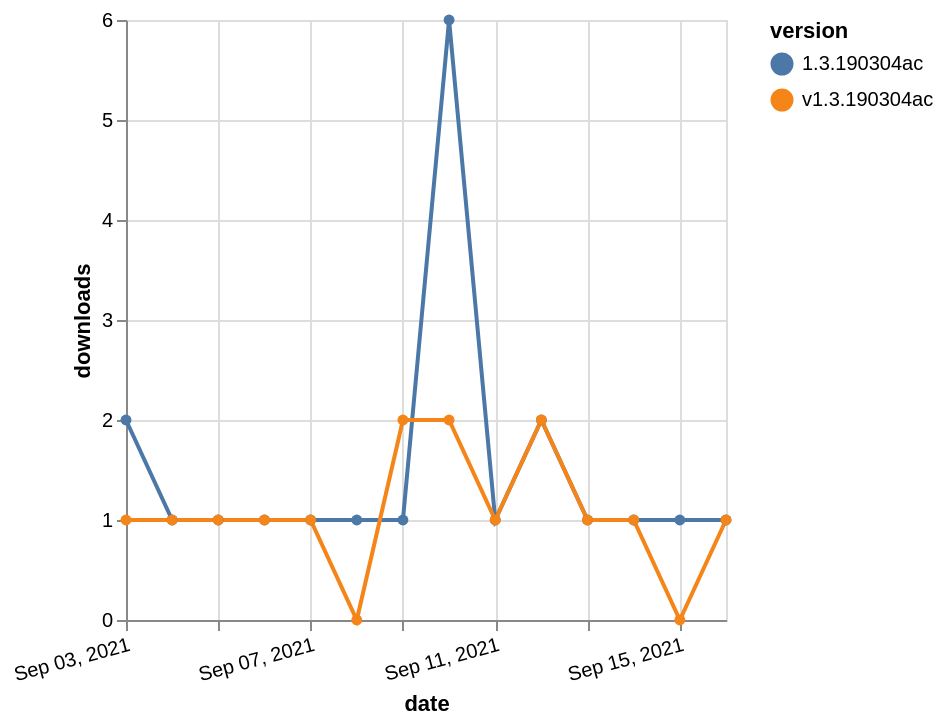

Specify this chart in Vega-Lite:
### Vega-Lite specification from a JSON file in a GitHub repository (floating-point values rounded to 4 significant figures)
{"$schema": "https://vega.github.io/schema/vega-lite/v5.json", "description": "A simple bar chart with embedded data.", "data": {"values": [{"date": "2021-09-03", "total": 224, "delta": 2, "version": "1.3.190304ac"}, {"date": "2021-09-04", "total": 225, "delta": 1, "version": "1.3.190304ac"}, {"date": "2021-09-05", "total": 226, "delta": 1, "version": "1.3.190304ac"}, {"date": "2021-09-06", "total": 227, "delta": 1, "version": "1.3.190304ac"}, {"date": "2021-09-07", "total": 228, "delta": 1, "version": "1.3.190304ac"}, {"date": "2021-09-08", "total": 229, "delta": 1, "version": "1.3.190304ac"}, {"date": "2021-09-09", "total": 230, "delta": 1, "version": "1.3.190304ac"}, {"date": "2021-09-10", "total": 236, "delta": 6, "version": "1.3.190304ac"}, {"date": "2021-09-11", "total": 237, "delta": 1, "version": "1.3.190304ac"}, {"date": "2021-09-12", "total": 239, "delta": 2, "version": "1.3.190304ac"}, {"date": "2021-09-13", "total": 240, "delta": 1, "version": "1.3.190304ac"}, {"date": "2021-09-14", "total": 241, "delta": 1, "version": "1.3.190304ac"}, {"date": "2021-09-15", "total": 242, "delta": 1, "version": "1.3.190304ac"}, {"date": "2021-09-16", "total": 243, "delta": 1, "version": "1.3.190304ac"}, {"date": "2021-09-03", "total": 267, "delta": 1, "version": "v1.3.190304ac"}, {"date": "2021-09-04", "total": 268, "delta": 1, "version": "v1.3.190304ac"}, {"date": "2021-09-05", "total": 269, "delta": 1, "version": "v1.3.190304ac"}, {"date": "2021-09-06", "total": 270, "delta": 1, "version": "v1.3.190304ac"}, {"date": "2021-09-07", "total": 271, "delta": 1, "version": "v1.3.190304ac"}, {"date": "2021-09-08", "total": 271, "delta": 0, "version": "v1.3.190304ac"}, {"date": "2021-09-09", "total": 273, "delta": 2, "version": "v1.3.190304ac"}, {"date": "2021-09-10", "total": 275, "delta": 2, "version": "v1.3.190304ac"}, {"date": "2021-09-11", "total": 276, "delta": 1, "version": "v1.3.190304ac"}, {"date": "2021-09-12", "total": 278, "delta": 2, "version": "v1.3.190304ac"}, {"date": "2021-09-13", "total": 279, "delta": 1, "version": "v1.3.190304ac"}, {"date": "2021-09-14", "total": 280, "delta": 1, "version": "v1.3.190304ac"}, {"date": "2021-09-15", "total": 280, "delta": 0, "version": "v1.3.190304ac"}, {"date": "2021-09-16", "total": 281, "delta": 1, "version": "v1.3.190304ac"}]}, "width": "container", "mark": {"type": "line", "point": {"filled": true}}, "encoding": {"x": {"field": "date", "type": "temporal", "timeUnit": "yearmonthdate", "title": "date", "axis": {"labelAngle": -15}}, "y": {"field": "delta", "type": "quantitative", "title": "downloads"}, "color": {"field": "version", "type": "nominal"}, "tooltip": {"field": "delta"}}}
